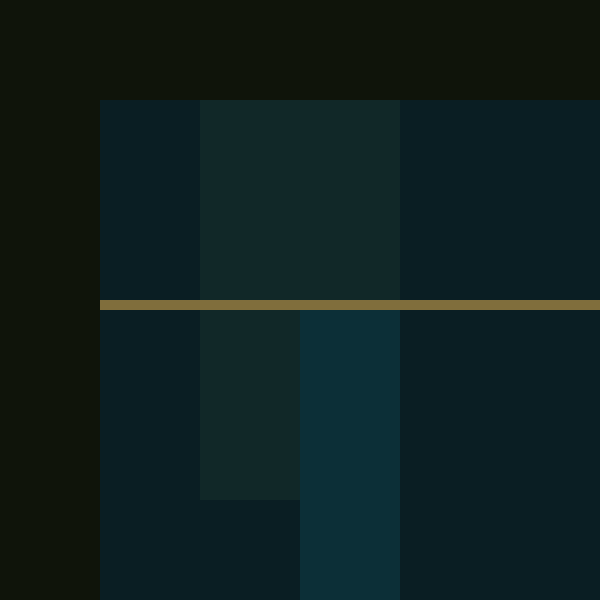
Frame 1 (no input)
Frame 60 (the mouse pressed at the canvas centre just before this capture): identical to frame 1, image omitted
Frame 120 (the mouse held since frame 60 and released just before this capture): identical to frame 1, image omitted

The Processing sketch that drew this single still picture (run headless with seeded random() and noise(); from frame 60 on, the mouse is pressed at the canvas centre):

// Processing sketch: processing_53779
// ── processing_53779.pde

void setup() {
    size(600, 600);
    background(75,45,90);
    
}

void draw() {
  background(15,20,10);
  noStroke();
  fill(10,30,35);
  rect(100,100,500,600);
  color(10,45,30);
  noStroke();
  fill(17,40,40);
  rect(200,100,200,400);
  color(10,41,50);
  noStroke();
  fill(12,47,55);
  rect(300,300,100,300);
  color(10,40,10);
  noStroke();
  fill(128,110,60);
  rect(100,300,900,10);
  color(60,78,25);
}


                                                                
